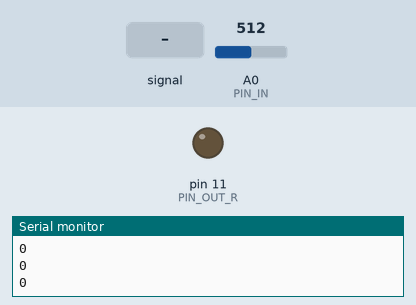
Bench run of a sketch on a simulated Arduino Uno, built with avr-gcc and run on an emulated ATmega328P. Shown: output pins drawn as LEDs (lit = HIGH), the last lines printed to the serial monitor. The test bench sets the inputs (shaded band); at power-on: A0 (PIN_IN) = 512.

Above: at 1.2 s.
1.3 s: A0 (PIN_IN) fed a 2 Hz sine of ±306 counts around its level
At 4.2 s:
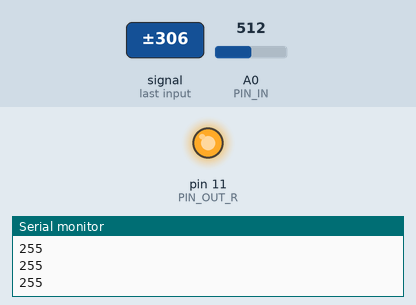
4.3 s: A0 (PIN_IN) set to 716
At 5.2 s:
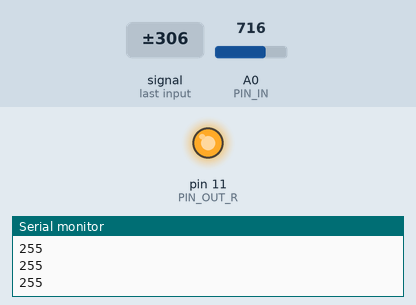
Timing chart, 0 to 7.3 s (numbered marks = the images above; inputs shaded):
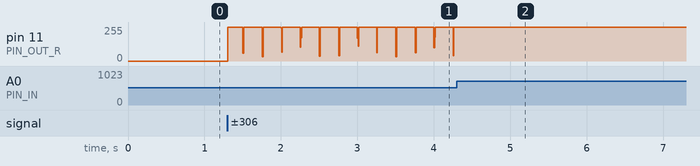

Measured:
- after the input at 4.3 s, pin 11 (PIN_OUT_R): stops changing and stays 255/255

The sketch:

primitive_pwm.ino
```cpp
#include <stdint.h>

#define PIN_IN A0
#define PIN_OUT_R 11

#define DEBUG

void setup(){
  // Set the REF pin to output 1.1V
  analogReference(INTERNAL);

  // Set input mode
  pinMode(PIN_IN, INPUT);

  // Set output mode
  pinMode(PIN_OUT_R, OUTPUT);

  #ifdef DEBUG
    // initialize debug logs
    Serial.begin(115200);
  #endif
}

void loop() {
  // sum a number of samples
  uint16_t sum = 0;
  for (int i = 0; i < 100; i++) {
    int inValue = analogRead(PIN_IN);
    int zeroCentered = inValue - 512;

    sum += convertAbs(zeroCentered);
  }

  // convert the sum to a float
  float fSum = (float) sum;

  // map the sum from an emperically-derived domain onto [0..1]
  float mapped = mapFloat(fSum, 360.0f, 3000.0f, 0.0f, 1.0f);

  // map the result onto m^(3/2)
  mapped = sqrt(mapped);
  mapped = mapped * mapped * mapped;

  // map onto [0..255] and convert to integer
  int iMapped = (int) (mapped * 255);

  // constrain to output range
  iMapped = constrain(iMapped, 0, 255);

  // set the output PWM
  analogWrite(PIN_OUT_R, iMapped);

  #ifdef DEBUG
    // print the output value
    Serial.println(iMapped);
  #endif
}

// converts into an unsigned 16-bit int equal to the magnitude of the input
uint16_t convertAbs(int val) {
  if (val < 0) {
    return (uint16_t) -val;
  }
  return (uint16_t) val;
}

// maps a float value from one range onto another
float mapFloat(float val, float inMin, float inMax, float outMin, float outMax) {
  return (val - inMin) * (outMax - outMin) / (inMax - inMin) + outMin;
}
```
